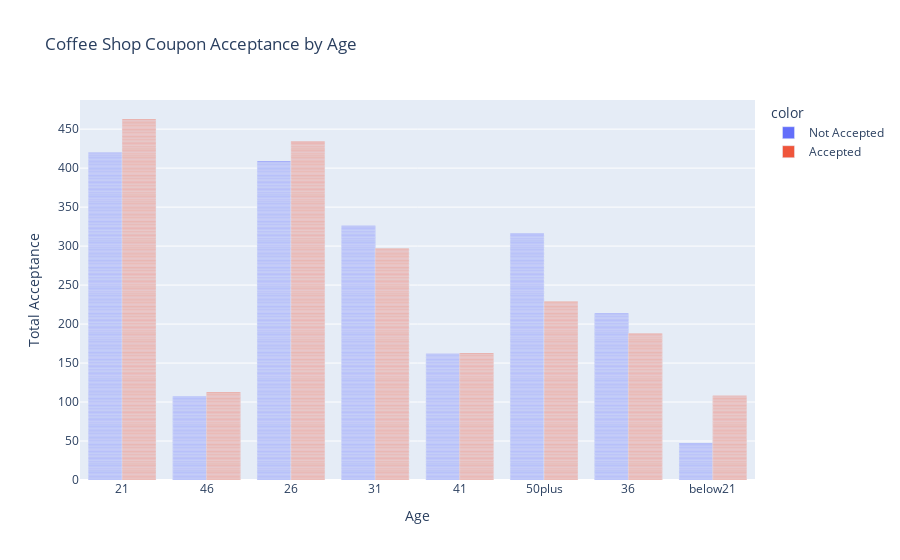

This figure's notebook cell:
### Markdown cell above
Female drivers relatively accepted more coffee shop coupons

### Code cell
#Age
fig3 = px.bar(CS_coupons_df['age'], color=CS_coupons_df['coupon_accepted'], 
             title = 'Coffee Shop Coupon Acceptance by Age',
            labels={'value':'Age',
                   'count':'Total Acceptance'},
             barmode='group',
             height=400)
fig3.show()

### Figure 1 — Plotly figure (JSON) as saved in the notebook; plotly's stock layout.template omitted (floating-point values rounded to 4 significant figures; data arrays with more than 128 entries replaced by an {"elided": "..."} marker saying what was removed)
{"data": [{"alignmentgroup": "True", "hovertemplate": "color=Not Accepted<br>Age=%{x}<br>Total Acceptance=%{y}<extra></extra>", "legendgroup": "Not Accepted", "marker": {"color": "#636efa", "pattern": {"shape": ""}}, "name": "Not Accepted", "offsetgroup": "Not Accepted", "orientation": "v", "showlegend": true, "textposition": "auto", "type": "bar", "x": {"elided": "2001 str values"}, "xaxis": "x", "y": {"elided": "2001 int values"}, "yaxis": "y"}, {"alignmentgroup": "True", "hovertemplate": "color=Accepted<br>Age=%{x}<br>Total Acceptance=%{y}<extra></extra>", "legendgroup": "Accepted", "marker": {"color": "#EF553B", "pattern": {"shape": ""}}, "name": "Accepted", "offsetgroup": "Accepted", "orientation": "v", "showlegend": true, "textposition": "auto", "type": "bar", "x": {"elided": "1995 str values"}, "xaxis": "x", "y": {"elided": "1995 int values"}, "yaxis": "y"}], "layout": {"autosize": true, "barmode": "group", "legend": {"title": {"text": "color"}, "tracegroupgap": 0}, "title": {"text": "Coffee Shop Coupon Acceptance by Age"}, "xaxis": {"anchor": "y", "autorange": true, "domain": [0, 1], "range": [-0.5, 7.5], "title": {"text": "Age"}, "type": "category"}, "yaxis": {"anchor": "x", "autorange": true, "domain": [0, 1], "range": [0, 487.4], "title": {"text": "Total Acceptance"}, "type": "linear"}}}
